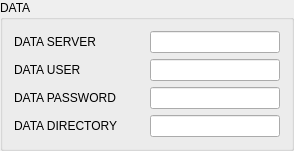
               <widget class="QGroupBox" name="grpBoxChdr_2">
                <property name="title">
                 <string>DATA</string>
                </property>
                <layout class="QVBoxLayout" name="verticalLayout_29">
                 <item>
                  <layout class="QVBoxLayout" name="verticalLayout_30">
                   <item>
                    <layout class="QHBoxLayout" name="horizontalLayout_76">
                     <item>
                      <widget class="QLabel" name="lbDataServer">
                       <property name="sizePolicy">
                        <sizepolicy hsizetype="Preferred" vsizetype="Fixed">
                         <horstretch>0</horstretch>
                         <verstretch>0</verstretch>
                        </sizepolicy>
                       </property>
                       <property name="minimumSize">
                        <size>
                         <width>130</width>
                         <height>0</height>
                        </size>
                       </property>
                       <property name="text">
                        <string>DATA SERVER</string>
                       </property>
                      </widget>
                     </item>
                     <item>
                      <widget class="QLineEdit" name="leDataServer">
                       <property name="minimumSize">
                        <size>
                         <width>130</width>
                         <height>0</height>
                        </size>
                       </property>
                      </widget>
                     </item>
                    </layout>
                   </item>
                   <item>
                    <layout class="QHBoxLayout" name="horizontalLayout_77">
                     <item>
                      <widget class="QLabel" name="lbDataUser">
                       <property name="sizePolicy">
                        <sizepolicy hsizetype="Preferred" vsizetype="Fixed">
                         <horstretch>0</horstretch>
                         <verstretch>0</verstretch>
                        </sizepolicy>
                       </property>
                       <property name="minimumSize">
                        <size>
                         <width>130</width>
                         <height>0</height>
                        </size>
                       </property>
                       <property name="text">
                        <string>DATA USER</string>
                       </property>
                      </widget>
                     </item>
                     <item>
                      <widget class="QLineEdit" name="leDataUser">
                       <property name="minimumSize">
                        <size>
                         <width>130</width>
                         <height>0</height>
                        </size>
                       </property>
                      </widget>
                     </item>
                    </layout>
                   </item>
                   <item>
                    <layout class="QHBoxLayout" name="horizontalLayout_78">
                     <item>
                      <widget class="QLabel" name="lbDataPassword">
                       <property name="sizePolicy">
                        <sizepolicy hsizetype="Preferred" vsizetype="Fixed">
                         <horstretch>0</horstretch>
                         <verstretch>0</verstretch>
                        </sizepolicy>
                       </property>
                       <property name="minimumSize">
                        <size>
                         <width>130</width>
                         <height>0</height>
                        </size>
                       </property>
                       <property name="text">
                        <string>DATA PASSWORD</string>
                       </property>
                      </widget>
                     </item>
                     <item>
                      <widget class="QLineEdit" name="leDataPassword">
                       <property name="minimumSize">
                        <size>
                         <width>130</width>
                         <height>0</height>
                        </size>
                       </property>
                      </widget>
                     </item>
                    </layout>
                   </item>
                   <item>
                    <layout class="QHBoxLayout" name="horizontalLayout_82">
                     <item>
                      <widget class="QLabel" name="lbDataDirectory">
                       <property name="sizePolicy">
                        <sizepolicy hsizetype="Preferred" vsizetype="Fixed">
                         <horstretch>0</horstretch>
                         <verstretch>0</verstretch>
                        </sizepolicy>
                       </property>
                       <property name="minimumSize">
                        <size>
                         <width>130</width>
                         <height>0</height>
                        </size>
                       </property>
                       <property name="text">
                        <string>DATA DIRECTORY</string>
                       </property>
                      </widget>
                     </item>
                     <item>
                      <widget class="QLineEdit" name="leDataDirectory">
                       <property name="minimumSize">
                        <size>
                         <width>130</width>
                         <height>0</height>
                        </size>
                       </property>
                      </widget>
                     </item>
                    </layout>
                   </item>
                  </layout>
                 </item>
                </layout>
               </widget>
